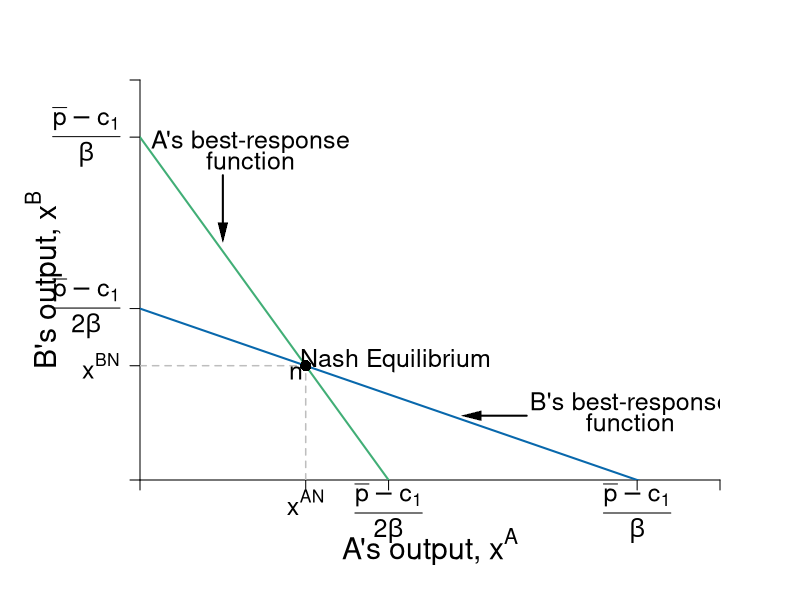

R code for this plot:
require(shape)
pdf(file = "competitionmarkets/cournot_brfs.pdf", width = 9, height = 7)

#Set parameters for graphics
axislabelsize <- 1.8
labelsize <- 1.5
namesize <- 1.8
annotatesize <- 1.5
graphlinewidth <- 2
segmentlinewidth <- 1.5

COL <- c("#7fc97f", "#beaed4", "#fdc086", "#ffff99", "#386cb0", "#f0027f", "#bf5b17", "#666666")
COLA <- c("#e0f3db", "#99d8c9","#66c2a4","#41ae76", "#238b45", "#005824")
COLB <- c("#c6dbef", "#4eb3d3", "#2b8cbe", "#0868ac","#084081")

par(mar =  c(6, 7, 4, 4))

piA <- function(xa, xb, s = 0.5, pmax = 20, c1 = 2) {
  (pmax - s*xb)*xa - s*(xa)^2 - c1*xa
}

piB <- function(xa, xb, s = 0.5, pmax = 20, c1 = 2) {
  (pmax - s*xa)*xb - s*(xb)^2 - c1*xb
}

brfB <- function(xa, s = 0.5, pmax = 20, c1 = 2) {
 (pmax - c1)/(2*s) - (1/2)*xa
}

brfA <- function(xa, s = 0.5, pmax = 20, c1 = 2) {
  (pmax - c1)/s - 2*xa
}


xlims <- c(0, 42)
ylims <- c(0, 42)

npts <- 501 
x <- seq(xlims[1], xlims[2], length.out = npts)
y <- seq(ylims[1], ylims[2], length.out = npts) 
a <- c(46.08, 55, 64)
b <- c(46.08, 55, 64)


plot(0, 0, xlim = xlims, ylim = ylims, type = "n",
     xlab = expression(paste("")),
     ylab = expression(paste("")), 
     xaxt = "n", 
     yaxt = "n", 
     cex.lab = axislabelsize, 
     bty = "n",
     xaxs = "i", 
     yaxs = "i")


ticksy <- c(0, 12, 18, 36, ylims[2])
ylabels <- c(NA, expression(paste(x^{BN})), expression(paste( frac(bar(p) - c[1],2*beta) )), expression(paste( frac(bar(p) - c[1],beta) )), NA)
ticksx <- c(0, 12, 18, 36, xlims[2])
xlabels <- c(NA, expression(paste(x^{AN})), expression(paste(frac(bar(p) - c[1],2*beta))), expression(paste( frac(bar(p) - c[1],beta) )), NA)

axis(1, at = ticksx, pos = 0, labels = FALSE)

text(x = c(0, 12, 18, 36, xlims[2]), par("usr")[3] - 0.4, labels = xlabels, srt = 0, pos = 1, xpd = TRUE, cex = labelsize)

axis(2, at = ticksy, pos = 0, labels = ylabels, las = 1, cex.axis = labelsize)

npts <- 500 
xx1 <- seq(xlims[1], xlims[2], length.out = npts)

lines(xx1, brfA(xx1, s = 0.5, pmax = 20, c1 = 2), col = COLA[4], lwd = graphlinewidth)
lines(xx1, brfB(xx1, s = 0.5, pmax = 20, c1 = 2), col = COLB[4], lwd = graphlinewidth)

segments(0, 12, 12, 12, lty = 2, col = "gray" , lwd = segmentlinewidth)
segments(12, 0, 12, 12, lty = 2, col = "gray" , lwd = segmentlinewidth)

text(0.5*(xlims[2]), -7, expression(paste("A's output, ", x^A)), xpd = TRUE, cex = axislabelsize) 
text(-7, 0.5*ylims[2], expression(paste("B's output, ", x^B)), xpd = TRUE, cex = axislabelsize, srt = 90) 



#Label point i. 
points(12, 12, pch = 16, col = "black", cex = 1.5)
text(18.5, 12.5, expression(paste("Nash Equilibrium")), cex = annotatesize)
text(11.3, 11.3, expression(paste("n")), cex = labelsize)


#B's brf
text(35.5, 8, expression(paste("B's best-response")), cex = annotatesize)
text(35.5, 6, expression(paste("function")), cex = annotatesize)
Arrows(28, 6.75, 24, 6.75, col = "black", lty = 1, lwd = 2, arr.type = "triangle", arr.lwd = 0.5)

#A's brf
text(8, 35.5, expression(paste("A's best-response")), cex = annotatesize)
text(8, 33.5, expression(paste("function")), cex = annotatesize)
Arrows(6, 32, 6, 26, col = "black", lty = 1, lwd = 2, arr.type = "triangle", arr.lwd = 0.5)



dev.off()
